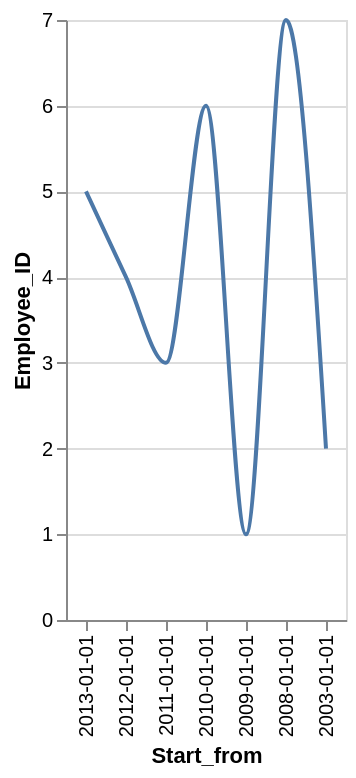

Specify this chart in Vega-Lite:
### Vega-Lite specification from a JSON file in a GitHub repository (floating-point values rounded to 4 significant figures)
{"data": {"values": [{"x_data": "2009-01-01", "y_data": 1}, {"x_data": "2003-01-01", "y_data": 2}, {"x_data": "2011-01-01", "y_data": 3}, {"x_data": "2012-01-01", "y_data": 4}, {"x_data": "2013-01-01", "y_data": 5}, {"x_data": "2010-01-01", "y_data": 6}, {"x_data": "2008-01-01", "y_data": 7}]}, "mark": {"type": "line", "interpolate": "monotone"}, "encoding": {"x": {"field": "x_data", "type": "nominal", "title": "Start_from", "sort": "descending"}, "y": {"field": "y_data", "type": "quantitative", "title": "Employee_ID"}}}
